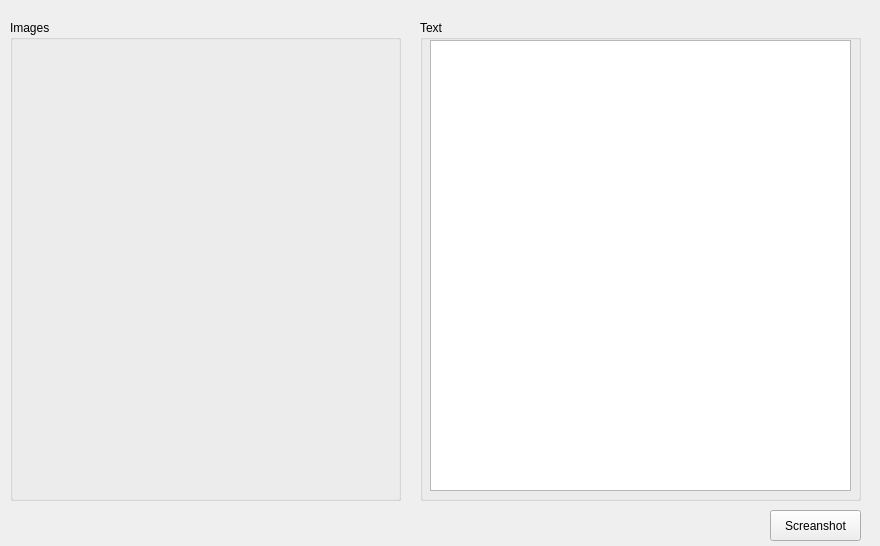
<?xml version="1.0" encoding="UTF-8"?>
<ui version="4.0">
 <class>MainWindow</class>
 <widget class="QMainWindow" name="MainWindow">
  <property name="geometry">
   <rect>
    <x>0</x>
    <y>0</y>
    <width>880</width>
    <height>546</height>
   </rect>
  </property>
  <property name="windowTitle">
   <string>MainWindow</string>
  </property>
  <widget class="QWidget" name="centralwidget">
   <widget class="QPushButton" name="screanshotbtm">
    <property name="geometry">
     <rect>
      <x>770</x>
      <y>510</y>
      <width>91</width>
      <height>31</height>
     </rect>
    </property>
    <property name="text">
     <string>Screanshot</string>
    </property>
   </widget>
   <widget class="QWidget" name="verticalLayoutWidget">
    <property name="geometry">
     <rect>
      <x>10</x>
      <y>20</y>
      <width>391</width>
      <height>481</height>
     </rect>
    </property>
    <layout class="QVBoxLayout" name="verticalLayout">
     <item>
      <widget class="QGroupBox" name="groupBox">
       <property name="title">
        <string>Images</string>
       </property>
       <widget class="QLabel" name="images">
        <property name="geometry">
         <rect>
          <x>20</x>
          <y>20</y>
          <width>351</width>
          <height>441</height>
         </rect>
        </property>
        <property name="text">
         <string/>
        </property>
        <property name="alignment">
         <set>Qt::AlignCenter</set>
        </property>
       </widget>
      </widget>
     </item>
    </layout>
   </widget>
   <widget class="QWidget" name="verticalLayoutWidget_2">
    <property name="geometry">
     <rect>
      <x>420</x>
      <y>20</y>
      <width>441</width>
      <height>481</height>
     </rect>
    </property>
    <layout class="QVBoxLayout" name="verticalLayout_2">
     <item>
      <widget class="QGroupBox" name="groupBox_2">
       <property name="title">
        <string>Text</string>
       </property>
       <widget class="QPlainTextEdit" name="texts">
        <property name="geometry">
         <rect>
          <x>10</x>
          <y>20</y>
          <width>421</width>
          <height>451</height>
         </rect>
        </property>
       </widget>
      </widget>
     </item>
    </layout>
   </widget>
  </widget>
 </widget>
 <resources/>
 <connections/>
</ui>
